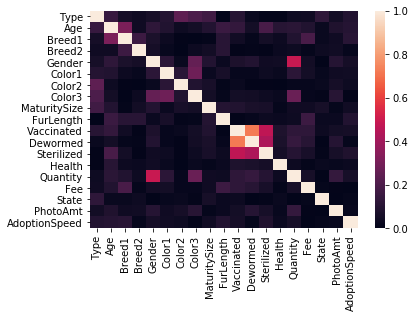

Recreate this plot in Python.
import numpy as np # linear algebra
import pandas as pd # data processing, CSV file I/O (e.g. pd.read_csv)

df = pd.read_csv("data/train/train.csv")
reduced_df = df[["Type", "Age", "Breed1", "Breed2",
"Gender", "Color1", "Color2", "Color3", "MaturitySize",
"FurLength", "Vaccinated", "Dewormed",
"Sterilized", "Health", "Quantity",
 "Fee", "State", "PhotoAmt", "AdoptionSpeed"]]

import seaborn as sns
import matplotlib.pyplot as plt

corr = reduced_df.corr()

# plot the heatmap
sns.heatmap(corr.abs(),
        xticklabels=corr.columns,
        yticklabels=corr.columns)

plt.savefig("heatmap.png")
plt.savefig("heatmap.pdf")
